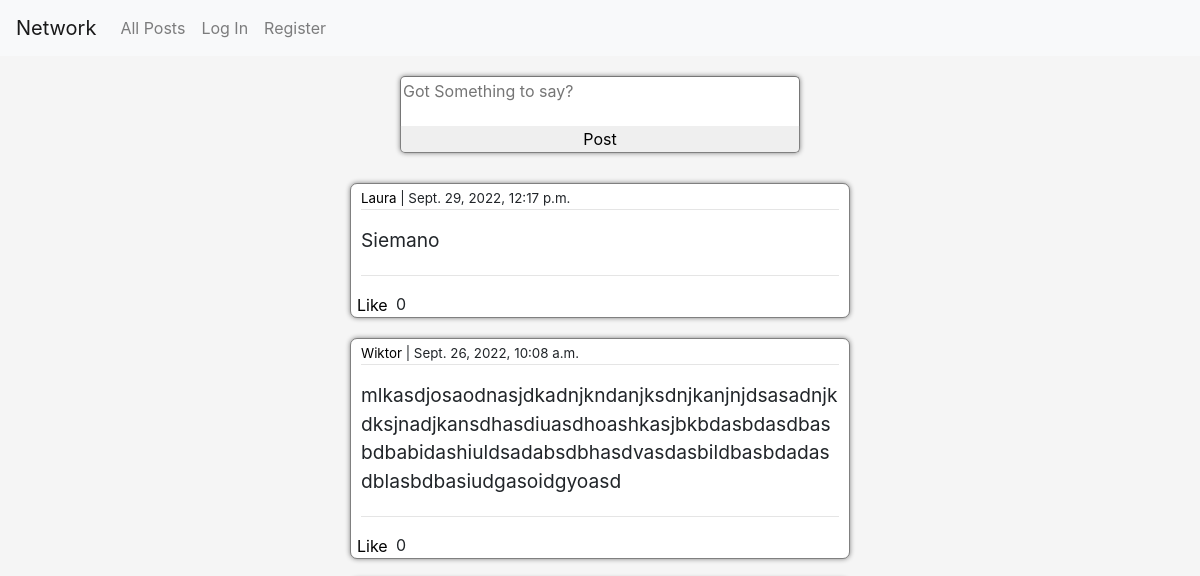
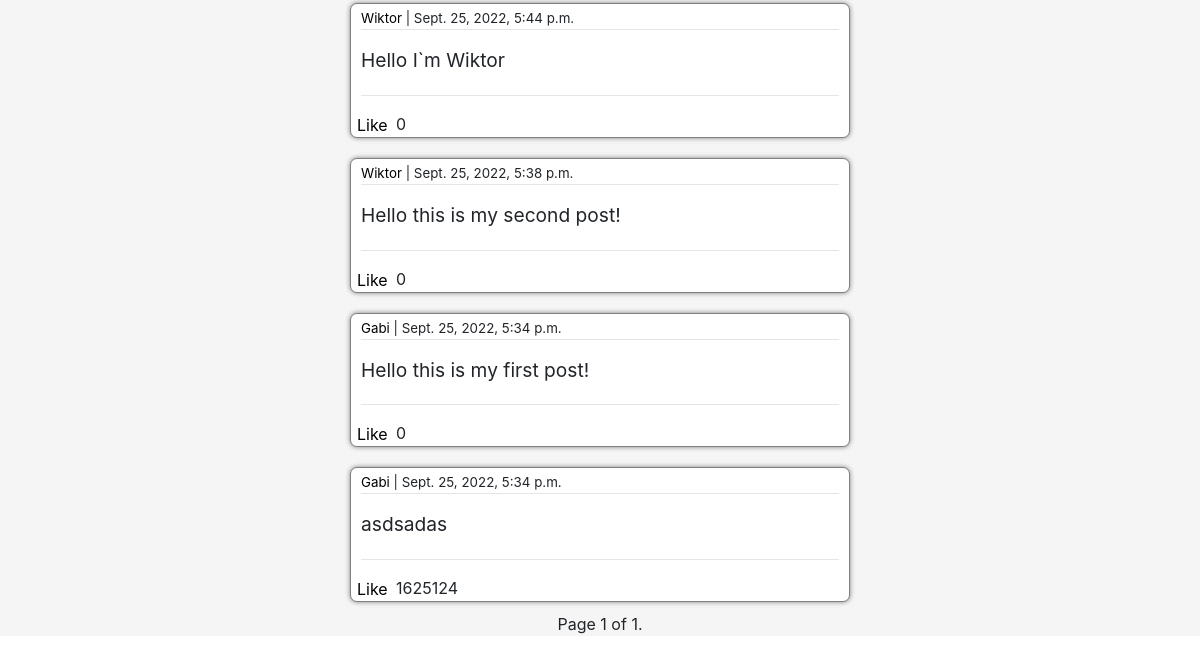
Before: / with the older database file (2 pictures, top to bottom).
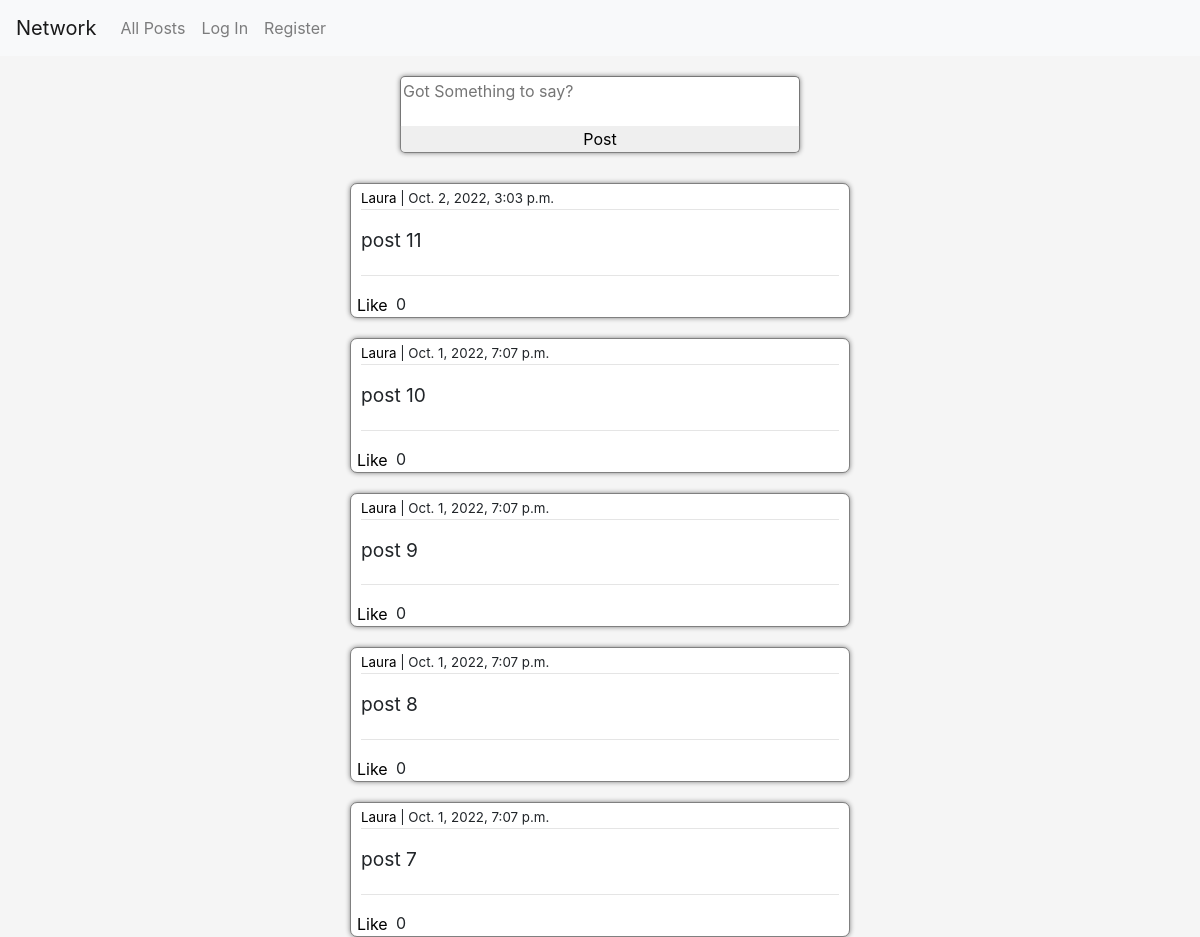
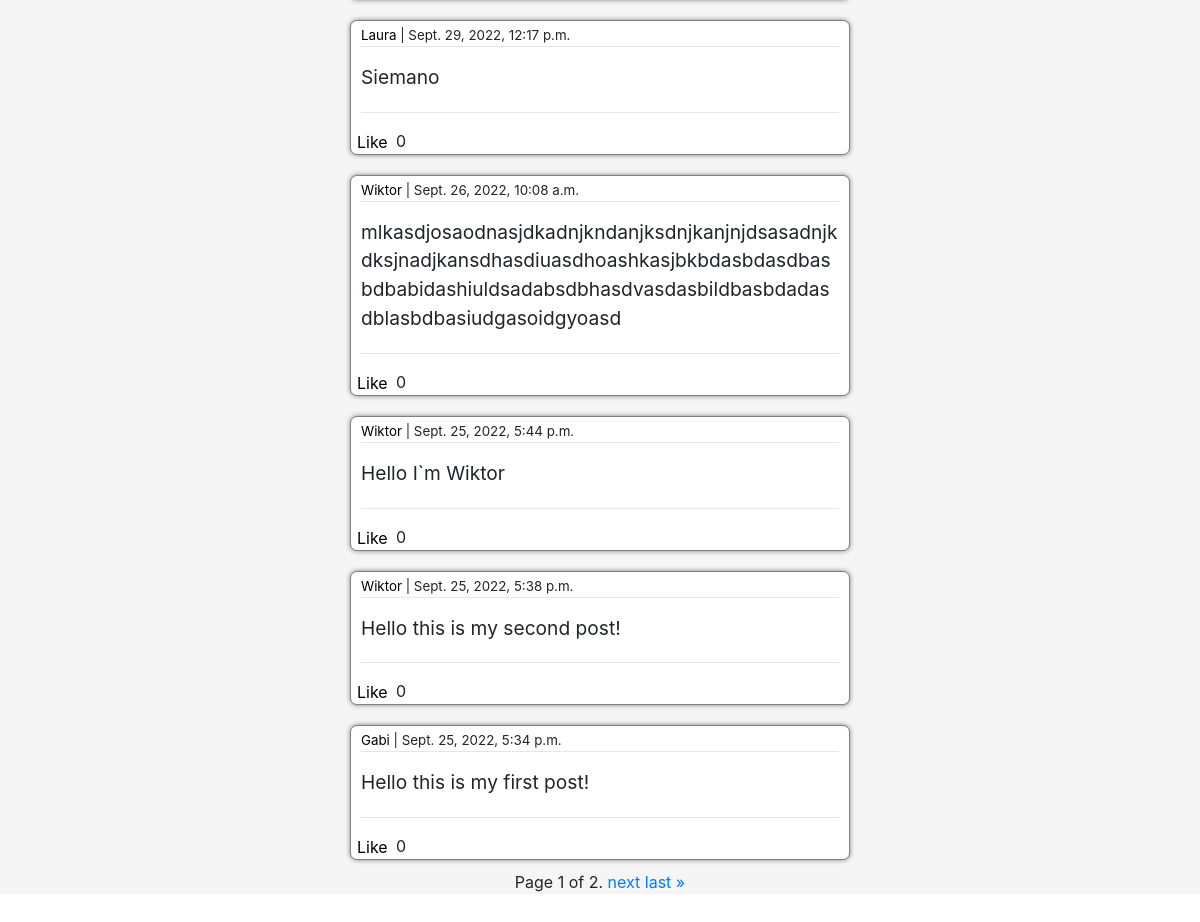
After: the same page with the newer database file (2 pictures, top to bottom).
### network/models.py (models this page shows)
class Post(models.Model):
    poster = models.ForeignKey(User, on_delete=models.CASCADE, related_name='posts')
    timestamp = models.DateTimeField(auto_now_add=True)
    body = models.TextField(max_length=300)
    likes = models.PositiveIntegerField(default=0)

class User(AbstractUser):
    is_following = models.ManyToManyField('self', symmetrical=False, related_name='followed_by')
    followers = models.ManyToManyField('self', symmetrical=False)
    def __str__(self):
        return f'{self.username}'

### network/views.py (the view, shortened to what this page needs)
# urls.py: path("", views.index, name="index"),
def index(request):
    post_form = PostForm()
    posts = Post.objects.all().order_by('-timestamp')
    paginator = Paginator(posts, 10)
    page_number = request.GET.get('page')
    page_obj = paginator.get_page(page_number)
    context = {
       'post_form': post_form,
       'page_obj': page_obj
    }
    return render(request, "network/index.html", context)

### network/forms.py
class PostForm(ModelForm):
  class Meta:
    model = Post
    fields = ['body']
    labels = {
      'body': ''
    }
    widgets = {
      'body' : Textarea(attrs=
                        {'cols': 40,
                        'rows': 10,
                        'placeholder' : 'Got Something to say?'
                        })
    }

### network/templates/network/index.html (shortened to what this page needs)
{% extends "network/layout.html" %}
{% block body %}
    <div id="post_form_container">
        <form action='' method='post' id='post_form_html'>
            {{post_form}}
            <input type='submit' value="Post" id='post_button'>
        </form>
    </div>
    <div id='feed'>
    {% for post in page_obj %}
        <div class='post'>
            <div class='poster'>
                <p class='poster_text'>
                <a href='{% url 'profile'  post.poster.id %}' class='profile_link'>{{post.poster}}</a>
                | {{post.timestamp}}
                </p>
            </div>
            <hr>
            <div class='post_body'>
                <p class='post_body_text'>{{post.body}}
            </div>
            <hr>
            <div class='post_likes'>
                <button class='like_button' id='like_button_'>Like</button>
                <p class='likes'>{{post.likes}}</p>
            </div>
        </div>
    {% endfor %}
    <div class="pagination">
        <span class="step-links">
            <span class="current">
                Page {{ page_obj.number }} of {{ page_obj.paginator.num_pages }}.
            </span>
            {% if page_obj.has_next %}
                <a href="?page={{ page_obj.next_page_number }}">next</a>
                <a href="?page={{ page_obj.paginator.num_pages }}">last &raquo;</a>
            {% endif %}
        </span>
    </div>
    </div>
{% endblock %}

Changed rows visible on the page:
no longer on this page (row unchanged): Post: poster "Gabi", timestamp "Sept. 25, 2022, 5:34 p.m.", body "asdsadas", likes "1625124"
added Post: poster "Laura", timestamp "Oct. 2, 2022, 3:03 p.m.", body "post 11", likes "0"
added Post: poster "Laura", timestamp "Oct. 1, 2022, 7:07 p.m.", body "post 10", likes "0"
added Post: poster "Laura", timestamp "Oct. 1, 2022, 7:07 p.m.", body "post 9", likes "0"
added Post: poster "Laura", timestamp "Oct. 1, 2022, 7:07 p.m.", body "post 8", likes "0"
added Post: poster "Laura", timestamp "Oct. 1, 2022, 7:07 p.m.", body "post 7", likes "0"
Other visible differences:
{{ page_obj.paginator.num_pages }}: "1" → "2"
text now shown: "next last »"
